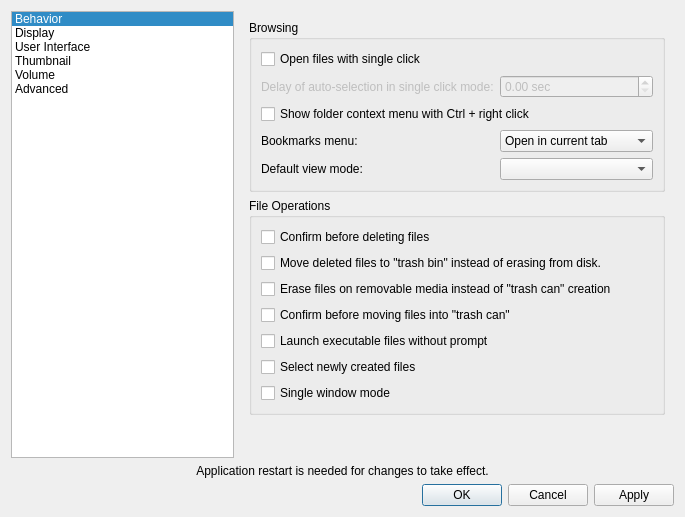
<?xml version="1.0" encoding="UTF-8"?>
<ui version="4.0">
 <class>PreferencesDialog</class>
 <widget class="QDialog" name="PreferencesDialog">
  <property name="geometry">
   <rect>
    <x>0</x>
    <y>0</y>
    <width>685</width>
    <height>440</height>
   </rect>
  </property>
  <property name="windowTitle">
   <string>Preferences</string>
  </property>
  <layout class="QVBoxLayout" name="verticalLayout">
   <item>
    <layout class="QHBoxLayout" name="horizontalLayout" stretch="0,0">
     <item>
      <widget class="QListWidget" name="listWidget">
       <property name="sizePolicy">
        <sizepolicy hsizetype="Expanding" vsizetype="Expanding">
         <horstretch>0</horstretch>
         <verstretch>0</verstretch>
        </sizepolicy>
       </property>
       <property name="horizontalScrollBarPolicy">
        <enum>Qt::ScrollBarAlwaysOff</enum>
       </property>
       <property name="currentRow">
        <number>0</number>
       </property>
       <item>
        <property name="text">
         <string>Behavior</string>
        </property>
       </item>
       <item>
        <property name="text">
         <string>Display</string>
        </property>
       </item>
       <item>
        <property name="text">
         <string>User Interface</string>
        </property>
       </item>
       <item>
        <property name="text">
         <string>Thumbnail</string>
        </property>
       </item>
       <item>
        <property name="text">
         <string>Volume</string>
        </property>
       </item>
       <item>
        <property name="text">
         <string>Advanced</string>
        </property>
       </item>
      </widget>
     </item>
     <item>
      <widget class="QStackedWidget" name="stackedWidget">
       <property name="sizePolicy">
        <sizepolicy hsizetype="Preferred" vsizetype="Preferred">
         <horstretch>0</horstretch>
         <verstretch>0</verstretch>
        </sizepolicy>
       </property>
       <property name="currentIndex">
        <number>0</number>
       </property>
       <widget class="QWidget" name="behaviorPage">
        <layout class="QVBoxLayout" name="verticalLayout_3" stretch="0,0,1">
         <item>
          <widget class="QGroupBox" name="groupBox_4">
           <property name="title">
            <string>Browsing</string>
           </property>
           <layout class="QFormLayout" name="formLayout_5">
            <property name="fieldGrowthPolicy">
             <enum>QFormLayout::AllNonFixedFieldsGrow</enum>
            </property>
            <item row="0" column="0" colspan="2">
             <widget class="QCheckBox" name="singleClick">
              <property name="toolTip">
               <string>If this is unchecked, the DE setting will be used.</string>
              </property>
              <property name="text">
               <string>Open files with single click</string>
              </property>
             </widget>
            </item>
            <item row="1" column="0">
             <widget class="QLabel" name="label">
              <property name="enabled">
               <bool>false</bool>
              </property>
              <property name="toolTip">
               <string>Set to zero to disable auto-selection.</string>
              </property>
              <property name="text">
               <string>Delay of auto-selection in single click mode:</string>
              </property>
             </widget>
            </item>
            <item row="1" column="1">
             <widget class="QDoubleSpinBox" name="autoSelectionDelay">
              <property name="enabled">
               <bool>false</bool>
              </property>
              <property name="toolTip">
               <string>Set to zero to disable auto-selection.</string>
              </property>
              <property name="suffix">
               <string> sec</string>
              </property>
              <property name="singleStep">
               <double>0.100000000000000</double>
              </property>
             </widget>
            </item>
            <item row="2" column="0" colspan="2">
             <widget class="QCheckBox" name="ctrlRightClick">
              <property name="text">
               <string>Show folder context menu with Ctrl + right click</string>
              </property>
             </widget>
            </item>
            <item row="3" column="0">
             <widget class="QLabel" name="label_2">
              <property name="text">
               <string>Bookmarks menu:</string>
              </property>
             </widget>
            </item>
            <item row="3" column="1">
             <widget class="QComboBox" name="bookmarkOpenMethod">
              <item>
               <property name="text">
                <string>Open in current tab</string>
               </property>
              </item>
              <item>
               <property name="text">
                <string>Open in new tab</string>
               </property>
              </item>
              <item>
               <property name="text">
                <string>Open in new window</string>
               </property>
              </item>
             </widget>
            </item>
            <item row="4" column="0">
             <widget class="QLabel" name="label_11">
              <property name="text">
               <string>Default view mode:</string>
              </property>
             </widget>
            </item>
            <item row="4" column="1">
             <widget class="QComboBox" name="viewMode"/>
            </item>
           </layout>
          </widget>
         </item>
         <item>
          <widget class="QGroupBox" name="groupBox_6">
           <property name="title">
            <string>File Operations</string>
           </property>
           <layout class="QVBoxLayout" name="verticalLayout_9">
            <item>
             <widget class="QCheckBox" name="configmDelete">
              <property name="text">
               <string>Confirm before deleting files</string>
              </property>
             </widget>
            </item>
            <item>
             <widget class="QCheckBox" name="useTrash">
              <property name="text">
               <string>Move deleted files to &quot;trash bin&quot; instead of erasing from disk.</string>
              </property>
             </widget>
            </item>
            <item>
             <widget class="QCheckBox" name="noUsbTrash">
              <property name="text">
               <string>Erase files on removable media instead of &quot;trash can&quot; creation</string>
              </property>
             </widget>
            </item>
            <item>
             <widget class="QCheckBox" name="confirmTrash">
              <property name="text">
               <string>Confirm before moving files into &quot;trash can&quot;</string>
              </property>
             </widget>
            </item>
            <item>
             <widget class="QCheckBox" name="quickExec">
              <property name="toolTip">
               <string>Requires application restart to take effect completely</string>
              </property>
              <property name="text">
               <string>Launch executable files without prompt</string>
              </property>
             </widget>
            </item>
            <item>
             <widget class="QCheckBox" name="selectNewFiles">
              <property name="toolTip">
               <string>Renamed files will also be selected</string>
              </property>
              <property name="text">
               <string>Select newly created files</string>
              </property>
             </widget>
            </item>
            <item>
             <widget class="QCheckBox" name="singleWindowMode">
              <property name="toolTip">
               <string>Open folders in new tabs as far as possible</string>
              </property>
              <property name="text">
               <string>Single window mode</string>
              </property>
             </widget>
            </item>
           </layout>
          </widget>
         </item>
         <item>
          <spacer name="verticalSpacer_2">
           <property name="orientation">
            <enum>Qt::Vertical</enum>
           </property>
           <property name="sizeHint" stdset="0">
            <size>
             <width>0</width>
             <height>0</height>
            </size>
           </property>
          </spacer>
         </item>
        </layout>
       </widget>
       <widget class="QWidget" name="displayPage">
        <layout class="QVBoxLayout" name="verticalLayout_7" stretch="0,0,1">
         <item>
          <widget class="QGroupBox" name="groupBox_2">
           <property name="title">
            <string>Icons</string>
           </property>
           <layout class="QFormLayout" name="formLayout_2">
            <item row="0" column="0">
             <widget class="QLabel" name="iconThemeLabel">
              <property name="sizePolicy">
               <sizepolicy hsizetype="Fixed" vsizetype="Preferred">
                <horstretch>0</horstretch>
                <verstretch>0</verstretch>
               </sizepolicy>
              </property>
              <property name="text">
               <string>Icon theme:</string>
              </property>
             </widget>
            </item>
            <item row="0" column="1">
             <widget class="QComboBox" name="iconTheme">
              <property name="sizePolicy">
               <sizepolicy hsizetype="Preferred" vsizetype="Fixed">
                <horstretch>0</horstretch>
                <verstretch>0</verstretch>
               </sizepolicy>
              </property>
             </widget>
            </item>
            <item row="1" column="0">
             <widget class="QLabel" name="label_6">
              <property name="toolTip">
               <string>Used by Icon View</string>
              </property>
              <property name="text">
               <string>Size of big icons:</string>
              </property>
             </widget>
            </item>
            <item row="1" column="1">
             <widget class="QComboBox" name="bigIconSize">
              <property name="toolTip">
               <string>Used by Icon View</string>
              </property>
             </widget>
            </item>
            <item row="2" column="0">
             <widget class="QLabel" name="label_7">
              <property name="toolTip">
               <string>Used by Compact View and Detailed List View</string>
              </property>
              <property name="text">
               <string>Size of small icons:</string>
              </property>
             </widget>
            </item>
            <item row="2" column="1">
             <widget class="QComboBox" name="smallIconSize">
              <property name="toolTip">
               <string>Used by Compact View and Detailed List View</string>
              </property>
             </widget>
            </item>
            <item row="3" column="0">
             <widget class="QLabel" name="label_8">
              <property name="toolTip">
               <string>Used by Thumbnail View</string>
              </property>
              <property name="text">
               <string>Size of thumbnails:</string>
              </property>
             </widget>
            </item>
            <item row="3" column="1">
             <widget class="QComboBox" name="thumbnailIconSize">
              <property name="toolTip">
               <string>Used by Thumbnail View</string>
              </property>
             </widget>
            </item>
            <item row="4" column="0">
             <widget class="QLabel" name="label_9">
              <property name="text">
               <string>Size of side pane icons:</string>
              </property>
             </widget>
            </item>
            <item row="4" column="1">
             <widget class="QComboBox" name="sidePaneIconSize"/>
            </item>
           </layout>
          </widget>
         </item>
         <item>
          <widget class="QGroupBox" name="groupBox_9">
           <property name="title">
            <string>User interface</string>
           </property>
           <layout class="QGridLayout" name="gridLayout">
            <item row="0" column="0" colspan="6">
             <widget class="QCheckBox" name="siUnit">
              <property name="text">
               <string>Use SI decimal prefixes instead of IEC binary prefixes</string>
              </property>
             </widget>
            </item>
            <item row="1" column="0" colspan="6">
             <widget class="QCheckBox" name="backupAsHidden">
              <property name="text">
               <string>Treat backup files as hidden</string>
              </property>
             </widget>
            </item>
            <item row="2" column="0" colspan="6">
             <widget class="QCheckBox" name="showFullNames">
              <property name="toolTip">
               <string>Requires application restart to take effect completely</string>
              </property>
              <property name="text">
               <string>Always show real file names</string>
              </property>
             </widget>
            </item>
            <item row="3" column="0" colspan="6">
             <widget class="QCheckBox" name="shadowHidden">
              <property name="toolTip">
               <string>Requires application restart to take effect completely</string>
              </property>
              <property name="text">
               <string>Show icons of hidden files shadowed</string>
              </property>
             </widget>
            </item>
            <item row="4" column="0" colspan="6">
             <widget class="QCheckBox" name="noItemTooltip">
              <property name="text">
               <string>Do not show file tooltips</string>
              </property>
             </widget>
            </item>
            <item row="5" column="0" colspan="5">
             <widget class="QCheckBox" name="noScrollPerPixel">
              <property name="text">
               <string>Disable smooth scrolling</string>
              </property>
             </widget>
            </item>
            <item row="6" column="0">
             <spacer name="verticalSpacer_7">
              <property name="orientation">
               <enum>Qt::Vertical</enum>
              </property>
              <property name="sizeType">
               <enum>QSizePolicy::Fixed</enum>
              </property>
              <property name="sizeHint" stdset="0">
               <size>
                <width>20</width>
                <height>5</height>
               </size>
              </property>
             </spacer>
            </item>
            <item row="7" column="0">
             <widget class="QLabel" name="label_15">
              <property name="text">
               <string>Minimum item margins in icon view:</string>
              </property>
             </widget>
            </item>
            <item row="7" column="1">
             <widget class="QSpinBox" name="hMargin">
              <property name="toolTip">
               <string>3 px by default.</string>
              </property>
              <property name="suffix">
               <string> px</string>
              </property>
              <property name="maximum">
               <number>48</number>
              </property>
              <property name="value">
               <number>3</number>
              </property>
             </widget>
            </item>
            <item row="7" column="2">
             <widget class="QLabel" name="label_16">
              <property name="text">
               <string>x</string>
              </property>
             </widget>
            </item>
            <item row="7" column="3">
             <widget class="QSpinBox" name="vMargin">
              <property name="toolTip">
               <string>3 px by default.
A space is also reserved for 3 lines of text.</string>
              </property>
              <property name="suffix">
               <string> px</string>
              </property>
              <property name="maximum">
               <number>48</number>
              </property>
              <property name="value">
               <number>3</number>
              </property>
             </widget>
            </item>
            <item row="7" column="4">
             <widget class="QCheckBox" name="lockMargins">
              <property name="text">
               <string>Lock</string>
              </property>
             </widget>
            </item>
            <item row="7" column="5">
             <spacer name="horizontalSpacer">
              <property name="orientation">
               <enum>Qt::Horizontal</enum>
              </property>
              <property name="sizeHint" stdset="0">
               <size>
                <width>20</width>
                <height>5</height>
               </size>
              </property>
             </spacer>
            </item>
           </layout>
          </widget>
         </item>
         <item>
          <spacer name="verticalSpacer_5">
           <property name="orientation">
            <enum>Qt::Vertical</enum>
           </property>
           <property name="sizeHint" stdset="0">
            <size>
             <width>0</width>
             <height>0</height>
            </size>
           </property>
          </spacer>
         </item>
        </layout>
       </widget>
       <widget class="QWidget" name="uiPage">
        <layout class="QVBoxLayout" name="verticalLayout_5" stretch="0,1">
         <item>
          <widget class="QGroupBox" name="groupBox_5">
           <property name="title">
            <string>Window</string>
           </property>
           <layout class="QFormLayout" name="formLayout_7">
            <property name="fieldGrowthPolicy">
             <enum>QFormLayout::ExpandingFieldsGrow</enum>
            </property>
            <item row="0" column="0" colspan="2">
             <widget class="QCheckBox" name="alwaysShowTabs">
              <property name="toolTip">
               <string>When unchecked, the tab bar will be shown
only if there are more than one tab.</string>
              </property>
              <property name="text">
               <string>Always show the tab bar</string>
              </property>
             </widget>
            </item>
            <item row="1" column="0" colspan="2">
             <widget class="QCheckBox" name="showTabClose">
              <property name="text">
               <string>Show 'Close' buttons on tabs	</string>
              </property>
             </widget>
            </item>
            <item row="2" column="0" colspan="2">
             <widget class="QCheckBox" name="switchToNewTab">
              <property name="text">
               <string>Switch to newly opened tab</string>
              </property>
             </widget>
            </item>
            <item row="3" column="0" colspan="2">
             <widget class="QCheckBox" name="rememberWindowSize">
              <property name="text">
               <string>Remember the size of the last closed window</string>
              </property>
             </widget>
            </item>
            <item row="4" column="0">
             <widget class="QLabel" name="label_12">
              <property name="text">
               <string>Default width of new windows:</string>
              </property>
             </widget>
            </item>
            <item row="4" column="1">
             <widget class="QSpinBox" name="fixedWindowWidth">
              <property name="maximum">
               <number>32768</number>
              </property>
             </widget>
            </item>
            <item row="5" column="0">
             <widget class="QLabel" name="label_13">
              <property name="text">
               <string>Default height of new windows:</string>
              </property>
             </widget>
            </item>
            <item row="5" column="1">
             <widget class="QSpinBox" name="fixedWindowHeight">
              <property name="maximum">
               <number>32768</number>
              </property>
             </widget>
            </item>
            <item row="6" column="0" colspan="2">
             <widget class="QCheckBox" name="reopenLastTabs">
              <property name="text">
               <string>Reopen last window tabs in a new window</string>
              </property>
             </widget>
            </item>
           </layout>
          </widget>
         </item>
         <item>
          <spacer name="verticalSpacer_4">
           <property name="orientation">
            <enum>Qt::Vertical</enum>
           </property>
           <property name="sizeHint" stdset="0">
            <size>
             <width>0</width>
             <height>0</height>
            </size>
           </property>
          </spacer>
         </item>
        </layout>
       </widget>
       <widget class="QWidget" name="thumbnailPage">
        <layout class="QVBoxLayout" name="verticalLayout_11">
         <item>
          <widget class="QGroupBox" name="groupBox_8">
           <property name="title">
            <string>Thumbnail</string>
           </property>
           <layout class="QFormLayout" name="formLayout_3">
            <item row="0" column="0" colspan="2">
             <widget class="QCheckBox" name="showThumbnails">
              <property name="toolTip">
               <string>Needs ffmpegthumbnailer</string>
              </property>
              <property name="text">
               <string>Show thumbnails of files</string>
              </property>
             </widget>
            </item>
            <item row="1" column="0" colspan="2">
             <widget class="QCheckBox" name="thumbnailLocal">
              <property name="text">
               <string>Only show thumbnails for local files</string>
              </property>
             </widget>
            </item>
            <item row="2" column="0">
             <widget class="QLabel" name="label_10">
              <property name="toolTip">
               <string>The built-in thumbnailer makes thumbnails of images that are supported by Qt.

Usually, most image types are supported. The default size limit is 4 MiB.</string>
              </property>
              <property name="text">
               <string>Image size limit for built-in thumbnailer:</string>
              </property>
             </widget>
            </item>
            <item row="2" column="1">
             <widget class="QDoubleSpinBox" name="maxThumbnailFileSize">
              <property name="toolTip">
               <string>The built-in thumbnailer makes thumbnails of images that are supported by Qt.

Usually, most image types are supported. The default size limit is 4 MiB.</string>
              </property>
              <property name="suffix">
               <string> MiB</string>
              </property>
              <property name="decimals">
               <number>1</number>
              </property>
              <property name="maximum">
               <double>1024.000000000000000</double>
              </property>
              <property name="value">
               <double>4.000000000000000</double>
              </property>
             </widget>
            </item>
            <item row="3" column="0">
             <widget class="QLabel" name="label_17">
              <property name="toolTip">
               <string>If existing, external thumbnailers are used for videos, PDF documents, etc.

A value of -1 means that there is no limit for the file size (the default).</string>
              </property>
              <property name="text">
               <string>File size limit for external thumbnailers:</string>
              </property>
             </widget>
            </item>
            <item row="3" column="1">
             <widget class="QSpinBox" name="maxExternalThumbnailFileSize">
              <property name="toolTip">
               <string>If existing, external thumbnailers are used for videos, PDF documents, etc.

A value of -1 means that there is no limit for the file size (the default).</string>
              </property>
              <property name="specialValueText">
               <string>No limit</string>
              </property>
              <property name="suffix">
               <string> MiB</string>
              </property>
              <property name="minimum">
               <number>-1</number>
              </property>
              <property name="maximum">
               <number>2048</number>
              </property>
              <property name="value">
               <number>-1</number>
              </property>
             </widget>
            </item>
           </layout>
          </widget>
         </item>
         <item>
          <spacer name="verticalSpacer_6">
           <property name="orientation">
            <enum>Qt::Vertical</enum>
           </property>
           <property name="sizeHint" stdset="0">
            <size>
             <width>0</width>
             <height>225</height>
            </size>
           </property>
          </spacer>
         </item>
        </layout>
       </widget>
       <widget class="QWidget" name="advancedPage">
        <layout class="QVBoxLayout" name="verticalLayout_2" stretch="0,0,0,1">
         <item>
          <widget class="QGroupBox" name="groupBox">
           <property name="title">
            <string>Programs</string>
           </property>
           <layout class="QFormLayout" name="formLayout">
            <property name="fieldGrowthPolicy">
             <enum>QFormLayout::AllNonFixedFieldsGrow</enum>
            </property>
            <item row="0" column="0" colspan="2">
             <widget class="QGroupBox" name="groupBox_12">
              <property name="title">
               <string>Terminal emulator</string>
              </property>
              <layout class="QFormLayout" name="formLayout_6">
               <property name="fieldGrowthPolicy">
                <enum>QFormLayout::AllNonFixedFieldsGrow</enum>
               </property>
               <item row="0" column="0">
                <widget class="QLabel" name="label_14">
                 <property name="text">
                  <string>Command:</string>
                 </property>
                </widget>
               </item>
               <item row="0" column="1">
                <widget class="QComboBox" name="terminal">
                 <property name="toolTip">
                  <string>Example: qterminal
It is the name of the executable file.</string>
                 </property>
                 <property name="editable">
                  <bool>true</bool>
                 </property>
                </widget>
               </item>
               <item row="1" column="0">
                <widget class="QLabel" name="label_3">
                 <property name="text">
                  <string>Execution option:</string>
                 </property>
                </widget>
               </item>
               <item row="1" column="1">
                <widget class="QLineEdit" name="terminalExec">
                 <property name="toolTip">
                  <string>Example: -e
It can be left empty if the terminal is already supported
or does not have such an option; required otherwise.</string>
                 </property>
                 <property name="clearButtonEnabled">
                  <bool>true</bool>
                 </property>
                </widget>
               </item>
               <item row="2" column="0">
                <widget class="QLabel" name="label_20">
                 <property name="text">
                  <string>Custom option(s):</string>
                 </property>
                </widget>
               </item>
               <item row="2" column="1">
                <widget class="QLineEdit" name="terminalCustom">
                 <property name="toolTip">
                  <string>This is optional, depends on the terminal,
and can be any group of custom options.</string>
                 </property>
                 <property name="clearButtonEnabled">
                  <bool>true</bool>
                 </property>
                </widget>
               </item>
              </layout>
             </widget>
            </item>
            <item row="1" column="0">
             <widget class="QLabel" name="label_5">
              <property name="text">
               <string>Archiver in&amp;tegration:</string>
              </property>
              <property name="buddy">
               <cstring>archiver</cstring>
              </property>
             </widget>
            </item>
            <item row="1" column="1">
             <widget class="QComboBox" name="archiver"/>
            </item>
            <item row="2" column="0" colspan="2">
             <widget class="QCheckBox" name="preservePermissions">
              <property name="text">
               <string>Preserve permissions/ownership on copy/move</string>
              </property>
             </widget>
            </item>
           </layout>
          </widget>
         </item>
         <item>
          <widget class="QGroupBox" name="groupBox_11">
           <property name="title">
            <string>Templates</string>
           </property>
           <layout class="QVBoxLayout" name="verticalLayout_12">
            <item>
             <widget class="QCheckBox" name="onlyUserTemplates">
              <property name="text">
               <string>Show only user defined templates in menu</string>
              </property>
             </widget>
            </item>
            <item>
             <widget class="QCheckBox" name="templateTypeOnce">
              <property name="text">
               <string>Show only one template for each MIME type</string>
              </property>
             </widget>
            </item>
            <item>
             <widget class="QCheckBox" name="templateRunApp">
              <property name="text">
               <string>Run default application after creation from template</string>
              </property>
             </widget>
            </item>
           </layout>
          </widget>
         </item>
         <item>
          <widget class="QGroupBox" name="groupBox_10">
           <property name="title">
            <string>Search</string>
           </property>
           <layout class="QFormLayout" name="formLayout_4">
            <property name="fieldGrowthPolicy">
             <enum>QFormLayout::ExpandingFieldsGrow</enum>
            </property>
            <property name="horizontalSpacing">
             <number>5</number>
            </property>
            <property name="verticalSpacing">
             <number>5</number>
            </property>
            <item row="0" column="0">
             <widget class="QLabel" name="label_19">
              <property name="text">
               <string>Maximum search history:</string>
              </property>
             </widget>
            </item>
            <item row="0" column="1">
             <widget class="QSpinBox" name="maxSearchHistory">
              <property name="maximum">
               <number>50</number>
              </property>
             </widget>
            </item>
            <item row="1" column="0" colspan="2">
             <widget class="QToolButton" name="clearSearchHistory">
              <property name="text">
               <string>Clear search history</string>
              </property>
             </widget>
            </item>
           </layout>
          </widget>
         </item>
         <item>
          <spacer name="verticalSpacer_3">
           <property name="orientation">
            <enum>Qt::Vertical</enum>
           </property>
           <property name="sizeHint" stdset="0">
            <size>
             <width>0</width>
             <height>0</height>
            </size>
           </property>
          </spacer>
         </item>
        </layout>
       </widget>
      </widget>
     </item>
   </layout>
  </item>
  <item>
    <widget class="QLabel" name="warningLabel">
     <property name="lineWidth">
      <number>0</number>
     </property>
     <property name="text">
      <string>Application restart is needed for changes to take effect.</string>
     </property>
     <property name="alignment">
      <set>Qt::AlignCenter</set>
     </property>
    </widget>
   </item>
   <item>
    <widget class="QDialogButtonBox" name="buttonBox">
     <property name="orientation">
      <enum>Qt::Horizontal</enum>
     </property>
     <property name="standardButtons">
      <set>QDialogButtonBox::Apply|QDialogButtonBox::Cancel|QDialogButtonBox::Ok</set>
     </property>
    </widget>
   </item>
  </layout>
 </widget>
 <resources/>
 <connections>
  <connection>
   <sender>buttonBox</sender>
   <signal>accepted()</signal>
   <receiver>PreferencesDialog</receiver>
   <slot>accept()</slot>
  </connection>
  <connection>
   <sender>buttonBox</sender>
   <signal>rejected()</signal>
   <receiver>PreferencesDialog</receiver>
   <slot>reject()</slot>
  </connection>
  <connection>
   <sender>listWidget</sender>
   <signal>currentRowChanged(int)</signal>
   <receiver>stackedWidget</receiver>
   <slot>setCurrentIndex(int)</slot>
  </connection>
  <connection>
   <sender>singleClick</sender>
   <signal>toggled(bool)</signal>
   <receiver>label</receiver>
   <slot>setEnabled(bool)</slot>
  </connection>
  <connection>
   <sender>rememberWindowSize</sender>
   <signal>toggled(bool)</signal>
   <receiver>fixedWindowWidth</receiver>
   <slot>setDisabled(bool)</slot>
  </connection>
  <connection>
   <sender>singleClick</sender>
   <signal>toggled(bool)</signal>
   <receiver>autoSelectionDelay</receiver>
   <slot>setEnabled(bool)</slot>
  </connection>
  <connection>
   <sender>rememberWindowSize</sender>
   <signal>toggled(bool)</signal>
   <receiver>fixedWindowHeight</receiver>
   <slot>setDisabled(bool)</slot>
  </connection>
  <connection>
   <sender>rememberWindowSize</sender>
   <signal>toggled(bool)</signal>
   <receiver>label_12</receiver>
   <slot>setDisabled(bool)</slot>
  </connection>
  <connection>
   <sender>rememberWindowSize</sender>
   <signal>toggled(bool)</signal>
   <receiver>label_13</receiver>
   <slot>setDisabled(bool)</slot>
  </connection>
 </connections>
</ui>
